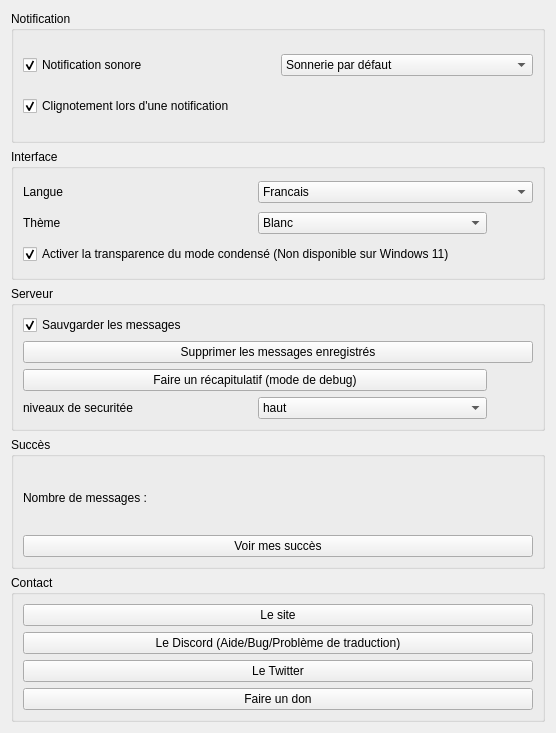
<?xml version="1.0" encoding="UTF-8"?>
<ui version="4.0">
 <class>parametre</class>
 <widget class="QDialog" name="parametre">
  <property name="geometry">
   <rect>
    <x>0</x>
    <y>0</y>
    <width>556</width>
    <height>733</height>
   </rect>
  </property>
  <property name="windowTitle">
   <string>parametre</string>
  </property>
  <property name="windowIcon">
   <iconset resource="resource.qrc">
    <normaloff>:/image/Fichier_4.png</normaloff>:/image/Fichier_4.png</iconset>
  </property>
  <property name="statusTip">
   <string/>
  </property>
  <property name="whatsThis">
   <string/>
  </property>
  <property name="accessibleDescription">
   <string/>
  </property>
  <layout class="QGridLayout" name="gridLayout">
   <item row="2" column="0">
    <widget class="QGroupBox" name="groupBox_3">
     <property name="title">
      <string>Serveur</string>
     </property>
     <layout class="QGridLayout" name="gridLayout_4">
      <item row="2" column="2">
       <widget class="QPushButton" name="pushButton_5">
        <property name="sizePolicy">
         <sizepolicy hsizetype="Fixed" vsizetype="Fixed">
          <horstretch>0</horstretch>
          <verstretch>0</verstretch>
         </sizepolicy>
        </property>
        <property name="text">
         <string/>
        </property>
        <property name="icon">
         <iconset resource="resource.qrc">
          <normaloff>:/image/Blue_question_mark_icon.svg.png</normaloff>:/image/Blue_question_mark_icon.svg.png</iconset>
        </property>
        <property name="flat">
         <bool>true</bool>
        </property>
       </widget>
      </item>
      <item row="3" column="1">
       <widget class="QComboBox" name="comboBox_4">
        <item>
         <property name="text">
          <string>haut</string>
         </property>
        </item>
        <item>
         <property name="text">
          <string>moyen</string>
         </property>
        </item>
        <item>
         <property name="text">
          <string>bas</string>
         </property>
        </item>
       </widget>
      </item>
      <item row="3" column="0">
       <widget class="QLabel" name="label_4">
        <property name="text">
         <string>niveaux de securitée</string>
        </property>
       </widget>
      </item>
      <item row="2" column="0" colspan="2">
       <widget class="QPushButton" name="pushButton_4">
        <property name="text">
         <string>Faire un récapitulatif (mode de debug)</string>
        </property>
        <property name="icon">
         <iconset resource="resource.qrc">
          <normaloff>:/image/analyse.png</normaloff>:/image/analyse.png</iconset>
        </property>
       </widget>
      </item>
      <item row="1" column="0" colspan="3">
       <widget class="QPushButton" name="deletbuton">
        <property name="text">
         <string>Supprimer les messages enregistrés</string>
        </property>
        <property name="icon">
         <iconset>
          <normaloff>:/image/suprimer.png</normaloff>:/image/suprimer.png</iconset>
        </property>
       </widget>
      </item>
      <item row="0" column="0" colspan="2">
       <widget class="QCheckBox" name="checkBox_3">
        <property name="text">
         <string>Sauvgarder les messages</string>
        </property>
        <property name="checked">
         <bool>true</bool>
        </property>
       </widget>
      </item>
      <item row="3" column="2">
       <widget class="QPushButton" name="pushButton_6">
        <property name="sizePolicy">
         <sizepolicy hsizetype="Fixed" vsizetype="Fixed">
          <horstretch>0</horstretch>
          <verstretch>0</verstretch>
         </sizepolicy>
        </property>
        <property name="text">
         <string/>
        </property>
        <property name="icon">
         <iconset resource="resource.qrc">
          <normaloff>:/image/Blue_question_mark_icon.svg.png</normaloff>:/image/Blue_question_mark_icon.svg.png</iconset>
        </property>
        <property name="flat">
         <bool>true</bool>
        </property>
       </widget>
      </item>
     </layout>
    </widget>
   </item>
   <item row="1" column="0">
    <widget class="QGroupBox" name="groupBox_2">
     <property name="title">
      <string>Interface</string>
     </property>
     <layout class="QGridLayout" name="gridLayout_3">
      <item row="0" column="1" colspan="2">
       <widget class="QComboBox" name="comboBox_2">
        <item>
         <property name="text">
          <string>Francais</string>
         </property>
        </item>
        <item>
         <property name="text">
          <string>Anglais</string>
         </property>
        </item>
       </widget>
      </item>
      <item row="0" column="0">
       <widget class="QLabel" name="label">
        <property name="text">
         <string>Langue</string>
        </property>
       </widget>
      </item>
      <item row="2" column="2">
       <widget class="QPushButton" name="pushButton_2">
        <property name="sizePolicy">
         <sizepolicy hsizetype="Fixed" vsizetype="Fixed">
          <horstretch>0</horstretch>
          <verstretch>0</verstretch>
         </sizepolicy>
        </property>
        <property name="text">
         <string/>
        </property>
        <property name="icon">
         <iconset resource="resource.qrc">
          <normaloff>:/image/Blue_question_mark_icon.svg.png</normaloff>:/image/Blue_question_mark_icon.svg.png</iconset>
        </property>
        <property name="flat">
         <bool>true</bool>
        </property>
       </widget>
      </item>
      <item row="1" column="0">
       <widget class="QLabel" name="label_2">
        <property name="text">
         <string>Thème</string>
        </property>
       </widget>
      </item>
      <item row="1" column="2">
       <widget class="QPushButton" name="pushButton">
        <property name="sizePolicy">
         <sizepolicy hsizetype="Fixed" vsizetype="Fixed">
          <horstretch>0</horstretch>
          <verstretch>0</verstretch>
         </sizepolicy>
        </property>
        <property name="text">
         <string/>
        </property>
        <property name="icon">
         <iconset resource="resource.qrc">
          <normaloff>:/image/Blue_question_mark_icon.svg.png</normaloff>:/image/Blue_question_mark_icon.svg.png</iconset>
        </property>
        <property name="flat">
         <bool>true</bool>
        </property>
       </widget>
      </item>
      <item row="1" column="1">
       <widget class="QComboBox" name="comboBox_3">
        <item>
         <property name="text">
          <string>Blanc</string>
         </property>
        </item>
        <item>
         <property name="text">
          <string>Noir</string>
         </property>
        </item>
       </widget>
      </item>
      <item row="2" column="0" colspan="2">
       <widget class="QCheckBox" name="checkboxmodecondensee">
        <property name="text">
         <string>Activer la transparence du mode condensé (Non disponible sur Windows 11)</string>
        </property>
        <property name="checked">
         <bool>true</bool>
        </property>
       </widget>
      </item>
     </layout>
    </widget>
   </item>
   <item row="4" column="0">
    <widget class="QGroupBox" name="groupBox_4">
     <property name="title">
      <string>Contact</string>
     </property>
     <layout class="QGridLayout" name="gridLayout_5">
      <item row="0" column="0">
       <widget class="QPushButton" name="site">
        <property name="text">
         <string>Le site</string>
        </property>
        <property name="icon">
         <iconset resource="resource.qrc">
          <normaloff>:/image/Anantasite.png</normaloff>:/image/Anantasite.png</iconset>
        </property>
       </widget>
      </item>
      <item row="1" column="0">
       <widget class="QPushButton" name="discord">
        <property name="text">
         <string>Le Discord (Aide/Bug/Problème de traduction)</string>
        </property>
        <property name="icon">
         <iconset resource="resource.qrc">
          <normaloff>:/image/discord logo.png</normaloff>:/image/discord logo.png</iconset>
        </property>
       </widget>
      </item>
      <item row="2" column="0">
       <widget class="QPushButton" name="tweter">
        <property name="text">
         <string>Le Twitter</string>
        </property>
        <property name="icon">
         <iconset resource="resource.qrc">
          <normaloff>:/image/Twitter_bird_logo_2012.svg.png</normaloff>:/image/Twitter_bird_logo_2012.svg.png</iconset>
        </property>
       </widget>
      </item>
      <item row="3" column="0">
       <widget class="QPushButton" name="don">
        <property name="text">
         <string>Faire un don</string>
        </property>
        <property name="icon">
         <iconset resource="resource.qrc">
          <normaloff>:/image/image0.jpg</normaloff>:/image/image0.jpg</iconset>
        </property>
       </widget>
      </item>
     </layout>
    </widget>
   </item>
   <item row="0" column="0">
    <widget class="QGroupBox" name="groupBox">
     <property name="title">
      <string>Notification</string>
     </property>
     <layout class="QGridLayout" name="gridLayout_2">
      <item row="0" column="0">
       <widget class="QCheckBox" name="checkBox">
        <property name="toolTip">
         <string>permet de definire lactivation des notification sonore</string>
        </property>
        <property name="accessibleDescription">
         <string>permet de definire lactivation des notification sonore</string>
        </property>
        <property name="text">
         <string>Notification sonore</string>
        </property>
        <property name="checked">
         <bool>true</bool>
        </property>
       </widget>
      </item>
      <item row="0" column="1">
       <widget class="QComboBox" name="comboBox">
        <item>
         <property name="text">
          <string>Sonnerie par défaut</string>
         </property>
        </item>
        <item>
         <property name="text">
          <string>Blup Blup</string>
         </property>
        </item>
        <item>
         <property name="text">
          <string>Personnaliser</string>
         </property>
        </item>
       </widget>
      </item>
      <item row="1" column="0" colspan="2">
       <widget class="QCheckBox" name="checkBox_2">
        <property name="toolTip">
         <string>permet de definire lactivation des notification visuelle</string>
        </property>
        <property name="whatsThis">
         <string>permet de definire lactivation des notification visuelle</string>
        </property>
        <property name="accessibleDescription">
         <string>permet de definire lactivation des notification visuelle</string>
        </property>
        <property name="text">
         <string>Clignotement lors d'une notification</string>
        </property>
        <property name="checked">
         <bool>true</bool>
        </property>
       </widget>
      </item>
     </layout>
    </widget>
   </item>
   <item row="3" column="0">
    <widget class="QGroupBox" name="groupBox_5">
     <property name="title">
      <string>Succès</string>
     </property>
     <layout class="QGridLayout" name="gridLayout_6">
      <item row="1" column="0">
       <widget class="QPushButton" name="pushButton_3">
        <property name="text">
         <string>Voir mes succès</string>
        </property>
        <property name="icon">
         <iconset>
          <normaloff>:/image/success.png</normaloff>:/image/success.png</iconset>
        </property>
       </widget>
      </item>
      <item row="0" column="0">
       <widget class="QLabel" name="label_3">
        <property name="text">
         <string>Nombre de messages :</string>
        </property>
       </widget>
      </item>
     </layout>
    </widget>
   </item>
  </layout>
 </widget>
 <resources>
  <include location="resource.qrc"/>
 </resources>
 <connections/>
</ui>
